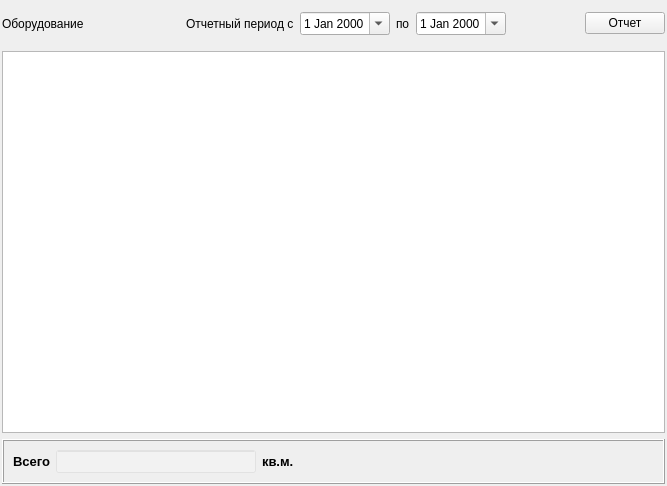
<?xml version="1.0" encoding="UTF-8"?>
<ui version="4.0">
 <class>EquipReport</class>
 <widget class="QWidget" name="EquipReport">
  <property name="geometry">
   <rect>
    <x>0</x>
    <y>0</y>
    <width>667</width>
    <height>486</height>
   </rect>
  </property>
  <property name="windowTitle">
   <string>Form</string>
  </property>
  <layout class="QVBoxLayout" name="verticalLayout">
   <property name="margin">
    <number>2</number>
   </property>
   <item>
    <layout class="QHBoxLayout" name="horizontalLayout">
     <property name="topMargin">
      <number>10</number>
     </property>
     <property name="bottomMargin">
      <number>10</number>
     </property>
     <item>
      <widget class="QLabel" name="label">
       <property name="text">
        <string>Оборудование</string>
       </property>
      </widget>
     </item>
     <item>
      <widget class="EquipWidget" name="equip" native="true">
       <property name="minimumSize">
        <size>
         <width>50</width>
         <height>0</height>
        </size>
       </property>
      </widget>
     </item>
     <item>
      <spacer name="horizontalSpacer">
       <property name="orientation">
        <enum>Qt::Horizontal</enum>
       </property>
       <property name="sizeType">
        <enum>QSizePolicy::Fixed</enum>
       </property>
       <property name="sizeHint" stdset="0">
        <size>
         <width>40</width>
         <height>20</height>
        </size>
       </property>
      </spacer>
     </item>
     <item>
      <widget class="QLabel" name="label_3">
       <property name="text">
        <string>Отчетный период с</string>
       </property>
      </widget>
     </item>
     <item>
      <widget class="QDateEdit" name="dateFrom">
       <property name="minimumSize">
        <size>
         <width>90</width>
         <height>0</height>
        </size>
       </property>
       <property name="buttonSymbols">
        <enum>QAbstractSpinBox::NoButtons</enum>
       </property>
       <property name="calendarPopup">
        <bool>true</bool>
       </property>
      </widget>
     </item>
     <item>
      <widget class="QLabel" name="label_4">
       <property name="text">
        <string>по</string>
       </property>
      </widget>
     </item>
     <item>
      <widget class="QDateEdit" name="dateTill">
       <property name="minimumSize">
        <size>
         <width>90</width>
         <height>0</height>
        </size>
       </property>
       <property name="buttonSymbols">
        <enum>QAbstractSpinBox::NoButtons</enum>
       </property>
       <property name="calendarPopup">
        <bool>true</bool>
       </property>
      </widget>
     </item>
     <item>
      <spacer name="horizontalSpacer_2">
       <property name="orientation">
        <enum>Qt::Horizontal</enum>
       </property>
       <property name="sizeHint" stdset="0">
        <size>
         <width>40</width>
         <height>20</height>
        </size>
       </property>
      </spacer>
     </item>
     <item>
      <widget class="QPushButton" name="startButton">
       <property name="text">
        <string>Отчет</string>
       </property>
      </widget>
     </item>
    </layout>
   </item>
   <item>
    <widget class="QTableView" name="table"/>
   </item>
   <item>
    <widget class="QFrame" name="reportFrame">
     <property name="frameShape">
      <enum>QFrame::Box</enum>
     </property>
     <property name="frameShadow">
      <enum>QFrame::Raised</enum>
     </property>
     <layout class="QHBoxLayout" name="horizontalLayout_4">
      <item>
       <widget class="QLabel" name="label_6">
        <property name="font">
         <font>
          <pointsize>10</pointsize>
          <weight>75</weight>
          <bold>true</bold>
         </font>
        </property>
        <property name="text">
         <string>Всего</string>
        </property>
       </widget>
      </item>
      <item>
       <widget class="QLineEdit" name="sizeTotal">
        <property name="maximumSize">
         <size>
          <width>200</width>
          <height>16777215</height>
         </size>
        </property>
        <property name="font">
         <font>
          <pointsize>10</pointsize>
          <weight>75</weight>
          <bold>true</bold>
         </font>
        </property>
        <property name="styleSheet">
         <string notr="true">background: rgba(255, 255, 255, 55)</string>
        </property>
        <property name="alignment">
         <set>Qt::AlignRight|Qt::AlignTrailing|Qt::AlignVCenter</set>
        </property>
        <property name="readOnly">
         <bool>true</bool>
        </property>
       </widget>
      </item>
      <item>
       <widget class="QLabel" name="label_7">
        <property name="font">
         <font>
          <pointsize>10</pointsize>
          <weight>75</weight>
          <bold>true</bold>
         </font>
        </property>
        <property name="text">
         <string>кв.м.</string>
        </property>
       </widget>
      </item>
      <item>
       <spacer name="horizontalSpacer_3">
        <property name="orientation">
         <enum>Qt::Horizontal</enum>
        </property>
        <property name="sizeHint" stdset="0">
         <size>
          <width>40</width>
          <height>20</height>
         </size>
        </property>
       </spacer>
      </item>
     </layout>
    </widget>
   </item>
  </layout>
 </widget>
 <customwidgets>
  <customwidget>
   <class>EquipWidget</class>
   <extends>QWidget</extends>
   <header>widgets/equip/equipwidget.h</header>
   <container>1</container>
  </customwidget>
 </customwidgets>
 <resources/>
 <connections/>
</ui>
